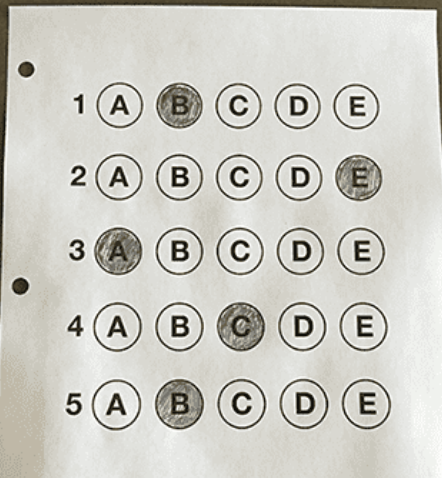
#> input picture BubbleSheetGrader_prototypes/Photos/newScan.png, 442 x 478 px
$ python ScantronProto4.py
#> lines starting #> are read from the running program, lines starting #| are printed output that depends on the picture; after the words box and inside, x2 and y2 are one past the last pixel; in counts of white or black regions, pixels touching at a corner belong together
import cv2 as cv
import pytesseract as pt
import numpy as np
def adjust_exposure(image, gamma=1.0):
    invG = 1.0/gamma
    table = np.array([((i/255.0) ** invG)*255
                     for i in np.arange(0, 256)]).astype("uint8")
    return cv.LUT(image, table)

img = cv.imread('Photos/newScan.png')
#> img is the input picture: shape (478, 442, 3); mean B, G, R 196, 203.1, 204
cv.imshow('image', img)
img = adjust_exposure(img, gamma=0.2)
#> in adjust_exposure, `return cv.LUT(image, table)`:
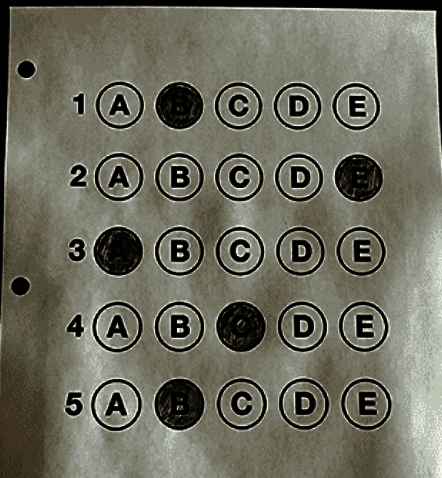
#> returned value: shape (478, 442, 3); mean of channels 0, 1, 2 94.6, 108.1, 108.8; drawn as B, G, R
cv.imshow('imageEx', img)
gray = cv.cvtColor(img, cv.COLOR_BGR2GRAY)
blurred = cv.GaussianBlur(gray, (5, 5), 0)
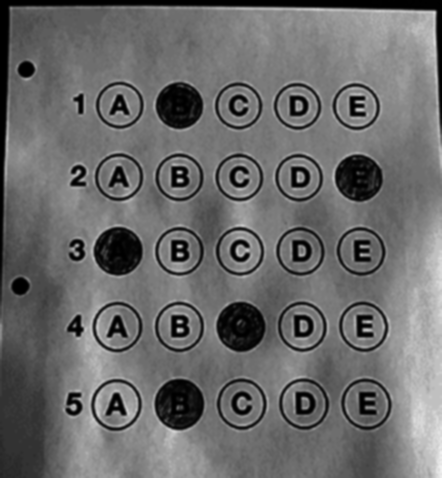
#> blurred: shape (478, 442); min 0, max 242, mean 106.8
#cv.imshow('blur', blurred)
edge = cv.Canny(blurred, 75, 200)
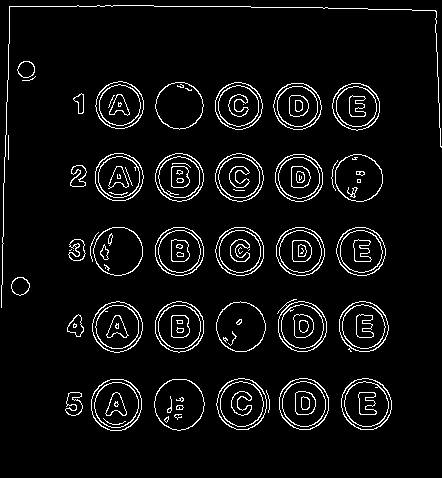
#> edge: shape (478, 442); 5.6% white in thin lines or dots, all inside (x1, y1, x2, y2) = (1, 5, 442, 431)
#cv.imshow('Canny', edge)
ret, thresh = cv.threshold(edge, 0, 255, cv.THRESH_OTSU|cv.THRESH_BINARY)
#> ret = 0
cv.imshow('thresh', thresh)
rectKernel = cv.getStructuringElement(cv.MORPH_RECT, (3, 3))
dilation = cv.dilate(thresh, rectKernel, iterations=1)
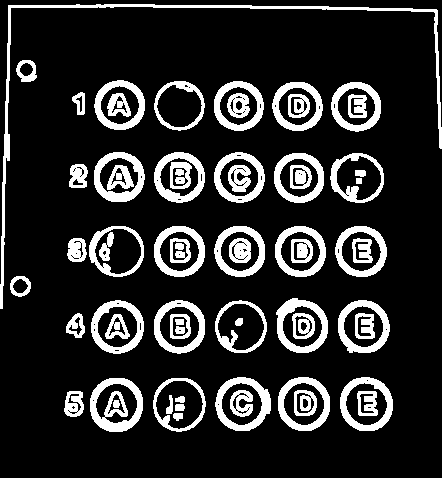
#> dilation: shape (478, 442); 17% white; 65 white regions
cv.imshow('dilate', dilation)
contours, hierarchy = cv.findContours(dilation, cv.RETR_EXTERNAL, cv.CHAIN_APPROX_NONE)
#> contours = 33 contours; largest, box (x1, y1, x2, y2) and area: (215, 377, 271, 431) 2273, (90, 378, 143, 432) 2258, (340, 377, 393, 431) 2224, (278, 377, 330, 431) 2203, (153, 378, 206, 432) 2200
bRects = [cv.boundingRect(i) for i in contours]
#> bRects = 33 items, first 6: (64, 391, 20, 26), (153, 378, 53, 54), (90, 378, 53, 54), (340, 377, 53, 54), (278, 377, 52, 54), (215, 377, 56, 54)
prevCenterY = 0
prevCenterX = 0


redInc = 0
greenInc = 125
Inc = 0
row = []
rowI = 0
v = np.zeros(img.shape[:2], dtype='uint8')
first = True

for c in bRects:
    mask = np.zeros(img.shape[:2], dtype='uint8')

    #x, y, w, h = cv.boundingRect(c)
    x, y, w, h =  c
    if w/h > .9 and w/h < 1.1 and w > 25:
        cx = (int)(x + w/2)
        cy = (int)(y + h/2)

        if abs(cy - prevCenterY) > 2 and not first:
            rowI +=1

            print(f" row {rowI}")

            cv.putText(v, "new row", (cx-5, cy), cv.FONT_HERSHEY_COMPLEX, 0.3, 255)

            redInc = redInc + 50
            greenInc = greenInc + 25
            row = sorted(row, key=lambda x: x[0])
            print(row)
            for b in row:
                Inc += 1
                x2, y2, w2, h2 = b
                l = f"{Inc}"
                xc = (int)(x2 + w2/2)
                yc = (int)(y2 + h2/2)
                print(Inc)
                cv.putText(v, l, (xc-5, yc), cv.FONT_HERSHEY_COMPLEX, 0.3, 255)
                #cv.circle(v, (xc, yc), (int)(w/2), 255, thickness=-1)

            row.clear()
            row.append(c)

            print(redInc)
        else:
            #print(c)
            row.append(c)
            first = False

        cv.circle(img, (cx, cy), (int)(w/2), (0, greenInc, redInc), thickness=5)
        # [4 lines of commented-out code are left out]
        cv.circle(img, (91, 300), 20, 0, -1)
        cv.circle(mask, (cx, cy), (int)(w/2), 255, thickness=-1)
        #cv.circle(blank, (cx, cy), (int)(w/2)+1, 0, thickness=12)

        masked = cv.bitwise_and(dilation, mask)
#> (the run stopped early here; a loop or call above may not have finished)
